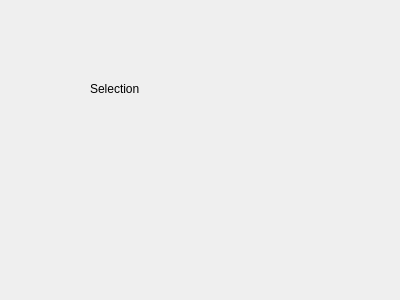
<?xml version="1.0" encoding="UTF-8"?>
<ui version="4.0">
 <class>Selection</class>
 <widget class="QWidget" name="Selection">
  <property name="geometry">
   <rect>
    <x>0</x>
    <y>0</y>
    <width>400</width>
    <height>300</height>
   </rect>
  </property>
  <property name="windowTitle">
   <string>Form</string>
  </property>
  <widget class="QLabel" name="label">
   <property name="geometry">
    <rect>
     <x>90</x>
     <y>80</y>
     <width>67</width>
     <height>17</height>
    </rect>
   </property>
   <property name="text">
    <string>Selection</string>
   </property>
  </widget>
 </widget>
 <resources/>
 <connections/>
</ui>
